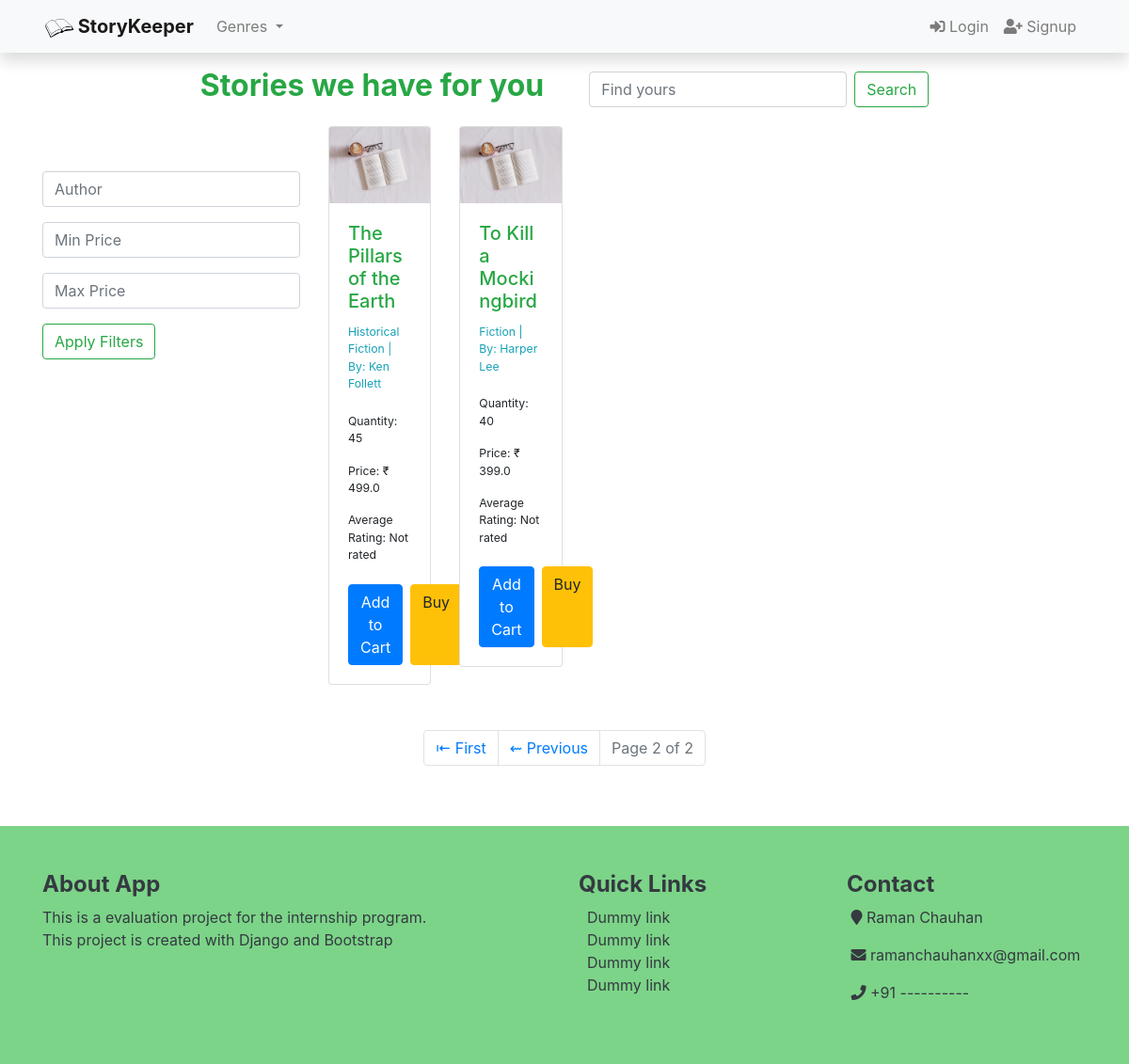
Screenshot of /?page=2 with the database file from the repository.
### books/models.py (models this page shows, shortened)
class Book(models.Model):
    status = (
    (0, "Draft"),
    (1, "Publish")
    )
    title  		 = models.CharField(max_length=200)
    slug         = models.SlugField(max_length=140, unique=True)
    author 		 = models.CharField(max_length=100)
    genre        = models.ForeignKey(Genre, on_delete=models.SET_NULL, null=True, blank=True)
    price     	 = models.FloatField(default=0)
    quantity   	 = models.PositiveIntegerField()
    description  = models.TextField(default='No Description', null=True, blank=False)
    average_rating  = models.FloatField(default=0)
    created_on 	 = models.DateTimeField(auto_now_add=True)
    updated_on 	 = models.DateTimeField(auto_now=True)
    digital         = models.BooleanField(default=False, null=True, blank=False)
    status          = models.IntegerField(choices=status,default = 1)
    class Meta:
        ordering    = ['-quantity']

class Genre(models.Model):
    name = models.CharField(max_length=100)
    slug = models.SlugField(max_length=100, unique=True)
    def __str__(self):
        return self.name

### books/views.py (the view, shortened to what this page needs)
# urls.py: path('', views.homeView, name='home'),
def homeView(request):
    genre = Genre.objects.all().order_by('name')
    search_book = request.GET.get('search')
    filter_form = BookFilterForm(request.GET)
    if filter_form.is_valid():
        min_price = filter_form.cleaned_data.get('min_price')
        max_price = filter_form.cleaned_data.get('max_price')
        author = filter_form.cleaned_data.get('author')
        filters = Q()
        books = Book.objects.all().order_by('title')
        if min_price is not None:
            filters &= Q(price__gte=min_price)
        if max_price is not None:
            filters &= Q(price__lte=max_price)
        if author:
            filters &= Q(author__icontains=author)
        books = Book.objects.filter(filters).order_by('title')
        paginator = Paginator(books, 12)
        page = request.GET.get('page')
        books = paginator.get_page(page)
    context = {'books': books, 'genre':genre, 'filter_form':filter_form}
    return render(request, 'index.html', context)

### books/forms.py
class BookFilterForm(forms.Form):
    author = forms.CharField(
        required=False,
        label='',
        max_length=100,
        widget=forms.TextInput(attrs={'placeholder': 'Author'})
    )
    min_price = forms.DecimalField(
        required=False,
        label='',
        min_value=0,
        max_digits=10,
        decimal_places=2,
        widget=forms.NumberInput(attrs={'placeholder': 'Min Price'}))
    max_price = forms.DecimalField(
        required=False,
        label='',
        min_value=0,
        max_digits=10,
        decimal_places=2,
        widget=forms.NumberInput(attrs={'placeholder': 'Max Price'})
    )
    def clean(self):
        cleaned_data = super().clean()
        min_price = cleaned_data.get('min_price')
        max_price = cleaned_data.get('max_price')
        if min_price is not None and max_price is not None and min_price > max_price:
            raise forms.ValidationError("Minimum price should be less than or equal to maximum price.")
        return cleaned_data

### books/templates/index.html (shortened to what this page needs)
{% extends 'base.html' %}
{% block content %}
{% load static %}
{% load crispy_forms_tags %}
<div class='container-fluid my-3 d-flex justify-content-center'>
    <h2 class="text-success"><b>Stories we have for you </b></h2>
    <form class="form-inline my-2 ml-5 my-lg-0" role='search', method='get', action="{% url 'home' %}">
        <input class="form-control mr-sm-2" name='search' type="search" placeholder="Find yours" aria-label="Search">
        <button class="btn btn-outline-success my-2 my-sm-0" type="submit">Search</button>
    </form>
</div>
<small>
<div class="container-fluid d-flex">
    <div class="d-none d-sm-flex col-md-auto mt-5">
        <div style="position: relative;">
            <div class="sticky-column" style="position: sticky; top: 80px;">
                <form method="GET" action="{% url 'home' %}">
                    {{ filter_form|crispy }}
                    <button class="btn btn-outline-success" type="submit">Apply Filters</button>
                </form>
            </div>
        </div>
    </div>
    <div class="container-fluid">
        <div class="row">
            {% for book in books %}
            <div class="col-xl-2 col-md-4 col-sm-6 mb-4">
                <div class="card product-card">
                    <a href="{% url 'book_detail' book.slug %}"><img src="{% static 'images/thumbnail.jpg' %}" class="card-img-top" alt="{{ book.title }}"></a>
                    <div class="card-body">
                        <a href="{% url 'book_detail' book.slug %}"class="text-success" ><h5 class="card-title">{{ book.title }}</h5></a>
                        <small>
                            <p class="card-text text-info">{{ book.genre }} | <span class="card-text">By: {{ book.author }}</span></p></small><br>
                            <small class="text-bold">
                                <p class="card-text">Quantity:{% if book.quantity > 0 %} {{ book.quantity }} {% else %}<span class="text-success"> Out of stock</span>{% endif %}</p>
                                <p class="card-text">Price: &#8377; {{ book.price }}</p>
                                <p class="card-text">Average Rating: {% if book.average_rating %}{{ book.average_rating|floatformat:'0' }} &#9733; out of 5 &#9733;{% else %}Not rated{% endif %}</p>
                            </small><br>
                        <div class="d-flex">
                            <form method="post" action="{% url 'add_to_cart' book.slug %}">
                                <button type="submit" class="btn btn-primary">Add to Cart</button>
                            </form>
                            <a href="{% url 'cart' %}" class="btn btn-warning ml-2">Buy</a>
                        </div>
                    </div>
                </div>
            </div>
            {% endfor %}
        </div>
    </div>
</div>
</small>
{% endblock %}

### rows the page displays
Book: title "The Pillars of the Earth", genre "Historical Fiction", author "Ken Follett", quantity "45", price "499.0", average_rating "Not rated"
Book: title "To Kill a Mockingbird", genre "Fiction", author "Harper Lee", quantity "40", price "399.0", average_rating "Not rated"

### other values shown
{{ books.number }} "2"
{{ books.paginator.num_pages }} "2"
